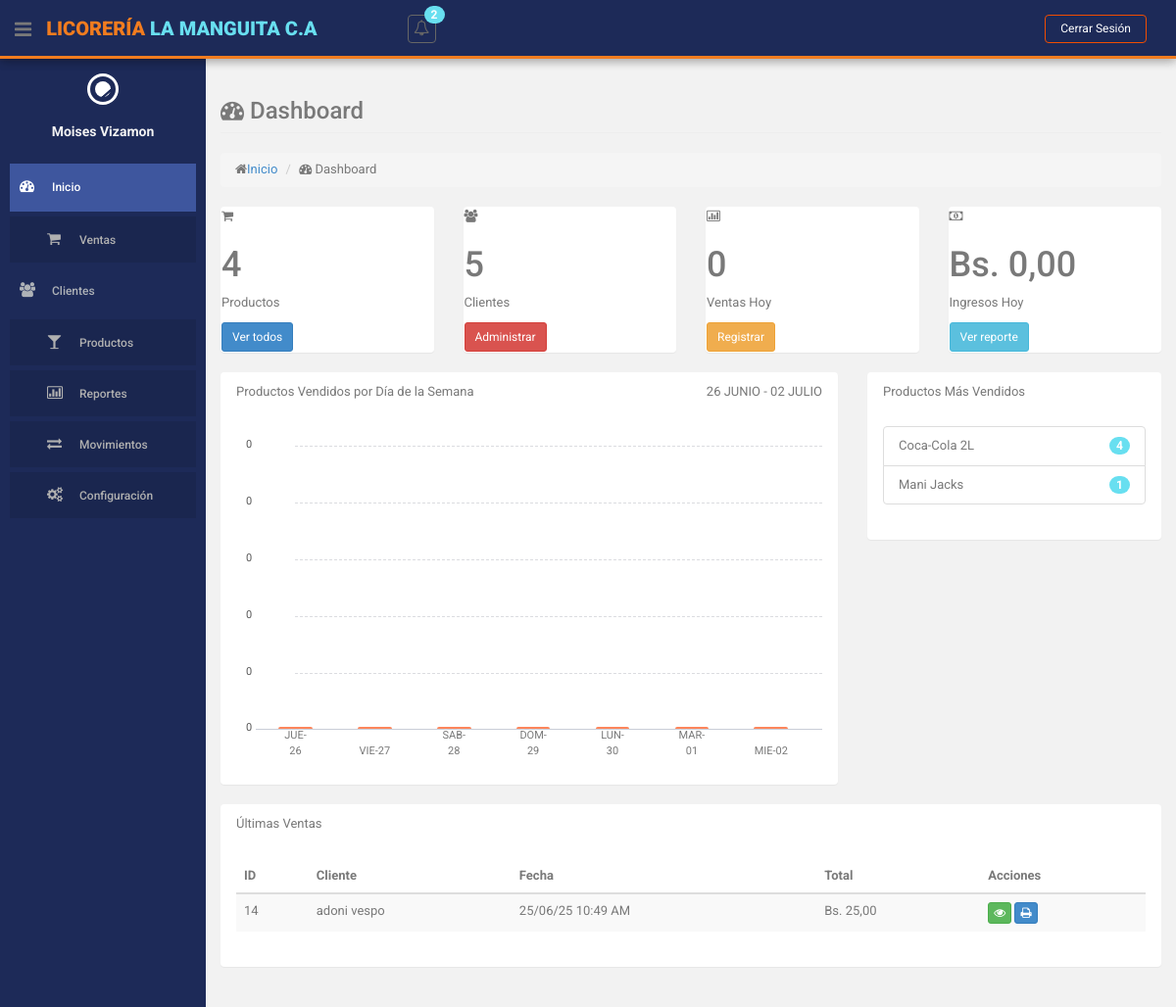
Page /index.php?action=dashboard (signed in) on the committed database.
### tables this page shows
CREATE TABLE `producto` (
  `id` int(10) NOT NULL,
  `descripcion` varchar(255) NOT NULL,
  `cantidad` int(255) NOT NULL,
  `precio` decimal(10,2) NOT NULL,
  `id_categoria` int(11) NOT NULL,
  `id_estatus` int(11) NOT NULL
);

CREATE TABLE `ventas` (
  `id` int(255) NOT NULL,
  `cedula_cliente` varchar(15) NOT NULL,
  `id_usuario` int(11) NOT NULL,
  `fecha` datetime NOT NULL,
  `monto_total` decimal(10,2) NOT NULL,
  `id_venta_original` int(11) DEFAULT NULL,
  `id_estatus` int(11) NOT NULL DEFAULT 1
);

### views/dashboard.php (the view, shortened to what the rows shown need)
<?php
include 'views/layouts/header.php';
?>
<section id="main-content">
    <section class="wrapper">
        <div class="row state-overview">
            <div class="col-lg-3 col-sm-6">
                <section class="panel">
                    <div class="value">
                        <h1><?php echo $data['totalProductos']; ?></h1>
                    </div>
                </section>
            </div>
            <div class="col-lg-3 col-sm-6">
                <section class="panel">
                    <div class="value">
                        <h1><?php echo $data['totalClientes']; ?></h1>
                    </div>
                </section>
            </div>
            <div class="col-lg-3 col-sm-6">
                <section class="panel">
                    <div class="value">
                        <h1><?php echo $data['ventasHoy']; ?></h1>
                    </div>
                </section>
            </div>
            <?php if ($_SESSION['user_rol'] != 2): ?>
                <div class="col-lg-3 col-sm-6">
                    <section class="panel">
                        <div class="value">
                            <h1>Bs. <?php echo number_format($data['ingresosHoy'], 2, ',', '.'); ?></h1>
                        </div>
                    </section>
                </div>
            <?php endif; ?>
        </div>
        <div class="row">
            <div class="col-lg-4">
                <section class="panel">
                    <div class="panel-body">
                        <ul class="list-group">
                            <?php foreach ($data['topProductos'] as $producto): ?>
                                <li class="list-group-item">
                                    <span class="badge bg-theme"><?php echo $producto['total_vendido']; ?></span>
                                    <?php echo $producto['producto']; ?>
                                </li>
                            <?php endforeach; ?>
                        </ul>
                    </div>
                </section>
            </div>
        </div>
        <div class="row">
            <div class="col-lg-12">
                <section class="panel">
                    <div class="panel-body">
                        <table class="table table-striped table-advance table-hover">
                            <thead>
                                <tr>
                                    <th>ID</th>
                                    <th>Cliente</th>
                                    <th>Fecha</th>
                                    <th>Total</th>
                                    <th>Acciones</th>
                                </tr>
                            </thead>
                            <tbody>
                                <?php foreach ($data['ultimasVentas'] as $venta): ?>
                                    <tr>
                                        <td><?php echo $venta['id'] ?? 'N/A'; ?></td>
                                        <td><?php echo $venta['cliente'] ?? 'N/A'; ?></td>
                                        <td><?php
                                            if(isset($venta['fecha'])) {
                                                $fecha = new DateTime($venta['fecha']);
                                                echo $fecha->format('d/m/y h:i ') . $fecha->format('A');
                                            } else {
                                                echo 'N/A';
                                            }
                                        ?></td>
                                        <td>Bs. <?php echo isset($venta['monto_total']) ? number_format($venta['monto_total'], 2, ',', '.') : '0,00'; ?></td>
                                        <td>
                                            <a href="<?php echo BASE_URL; ?>index.php?action=ventas&method=mostrar&id=<?php echo $venta['id']; ?>" class="btn btn-success btn-xs"><i class="fa fa-eye"></i></a>
                                            <a href="<?php echo BASE_URL; ?>index.php?action=ventas&method=imprimir&id=<?php echo $venta['id']; ?>" class="btn btn-primary btn-xs"><i class="fa fa-print"></i></a>
                                        </td>
                                    </tr>
                                <?php endforeach; ?>
                            </tbody>
                        </table>
                    </div>
                </section>
            </div>
        </div>
    </section>
</section>

### rows in the picture
producto: total_vendido "4", descripcion "Coca-Cola 2L"
producto: total_vendido "1", descripcion "Mani Jacks"
ventas: id "14", cliente "adoni vespo", fecha "25/06/25 10:49", fecha "AM", monto_total "25,00"

### other values in the picture
$totalNotificaciones "2"
$_SESSION['user_nombre'] "Moises Vizamon"
$data['totalProductos'] "4"
$data['totalClientes'] "5"
$data['ventasHoy'] "0"
$data['ingresosHoy'] "0,00"
$mesActual "26 JUNIO - 02 JULIO"
$value "0"
$dia "JUE-26"
$dia "VIE-27"
$dia "SAB-28"
$dia "DOM-29"
$dia "LUN-30"
$dia "MAR-01"
$dia "MIE-02"
